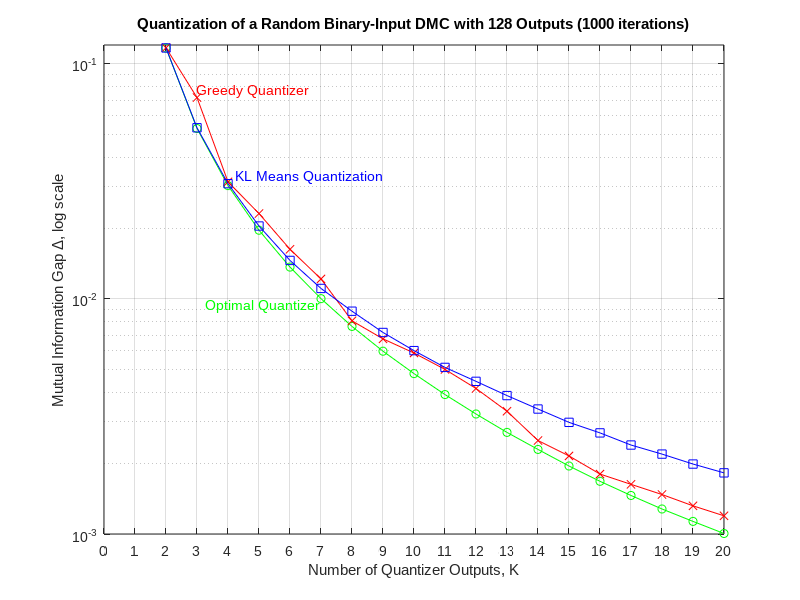

The MATLAB source for this figure:
%binaryDmcPerformance - Comapres three algorithms quantizing a binary-input DMC
%
%  This function plots the mutual information gap for three quantization 
%  algorithms, versus number of outputs K. Data is loaded 
%  form the file BINARYDMCPERFORMANCE.MAT.
%
%  A DMC is constructed by fine quantization of binary-input AWGN channel.
%  Quantization this DMC using the following three algorithms are compared:
%     * quantBiDmc, Dynamic programming, optimal for binary-input channels
%     * quantDmcGreedy, the greedy combining algorithm 
%     * quantDmcKLmeans, KL-means based quantization.
%
%  Refer to the function BINARYDMCPERFORMANCEDATA contains the  will geneate 
%  BINARYDMCPERFORMANCEPLOT.MAT, but this is time consuming.
%
% QuantDMC (c) Brian Kurkoski and contributors
% Distributed under an MIT-like license; see the file LICENSE

clear all
addpath('../quantDmc');

load binaryDmcPerformance

figure(1); 
clf

plot(Klist,IXZopt,'go-');
p = 6;
ha = text(Klist(p),IXZopt(p),'Optimal Quantizer','Color',[0 1 0],'FontName','Arial','HorizontalAlignment','right','VerticalAlignment','top')
hold on

plot(Klist,IXZgreedy,'rx-');
p = 2;
ha = text(Klist(p),IXZgreedy(p),'Greedy Quantizer','Color',[1 0 0],'FontName','Arial','HorizontalAlignment','left','VerticalAlignment','bottom')

plot(Klist,IXZklmeans,'bs-');
p = 3;
ha = text(Klist(p),IXZklmeans(p),'  KL Means Quantization','Color',[0 0 1],'FontName','Arial','HorizontalAlignment','left','VerticalAlignment','bottom')

xlabel('Number of Quantizer Outputs, K')
ylabel('Mutual Information Gap \Delta, log scale')
title(sprintf('Quantization of a Random Binary-Input DMC with %d Outputs (%d iterations)',M,iter));

yl = ylim;
ylim([1E-3 yl(2)]);
xl = xlim;
set(gca,'xtick',xl(1):1:xl(2));
set(gca,'Color','none')
set(gca,'FontName','Arial')
set(gca,'YScale','log')
grid on
